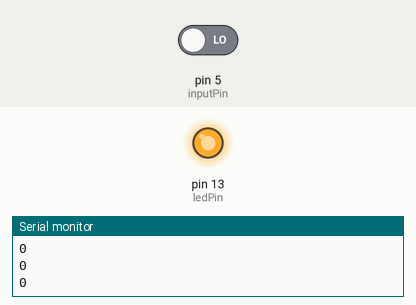
A sketch run on a simulated Arduino Uno, built with avr-gcc and run on an emulated ATmega328P. On the bench: output pins drawn as LEDs (lit = HIGH), the last lines printed to the serial monitor. The inputs (shaded band) are chosen by the test bench; at power-on: pin 5 (inputPin) LOW.

Above: at 1.4 s.
1.5 s: pin 5 (inputPin) driven HIGH
At 1.9 s:
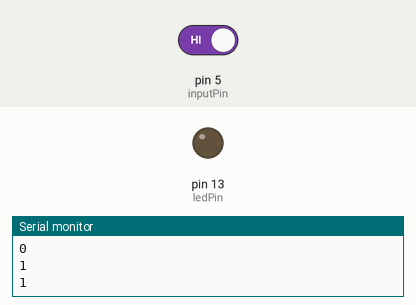
3.0 s: pin 5 (inputPin) driven LOW
At 4.2 s:
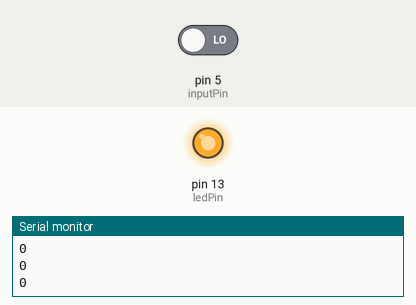
Timing chart, 0 to 6.0 s (numbered marks = the images above; inputs shaded):
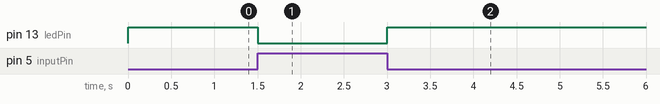

Measured:
- after the input at 1.5 s, pin 13 (ledPin): HIGH → LOW at once
- after the input at 3.0 s, pin 13 (ledPin): LOW → HIGH at once

The sketch:

main.ino
```cpp
/*
 *  LED_BUILTIN is a system constant for every Arduino board
 */

#define ledPin LED_BUILTIN
#define inputPin 5

void setup() {
  Serial.begin(9600);

  pinMode(ledPin, OUTPUT);
  pinMode(inputPin, INPUT);
}

void loop() {
  int sensorVal = digitalRead(inputPin);

  Serial.println(sensorVal);

  if(sensorVal == HIGH) {
    digitalWrite(ledPin, LOW);
  }
  else {
    digitalWrite(ledPin, HIGH);
  }

  delay(300);

}
```
